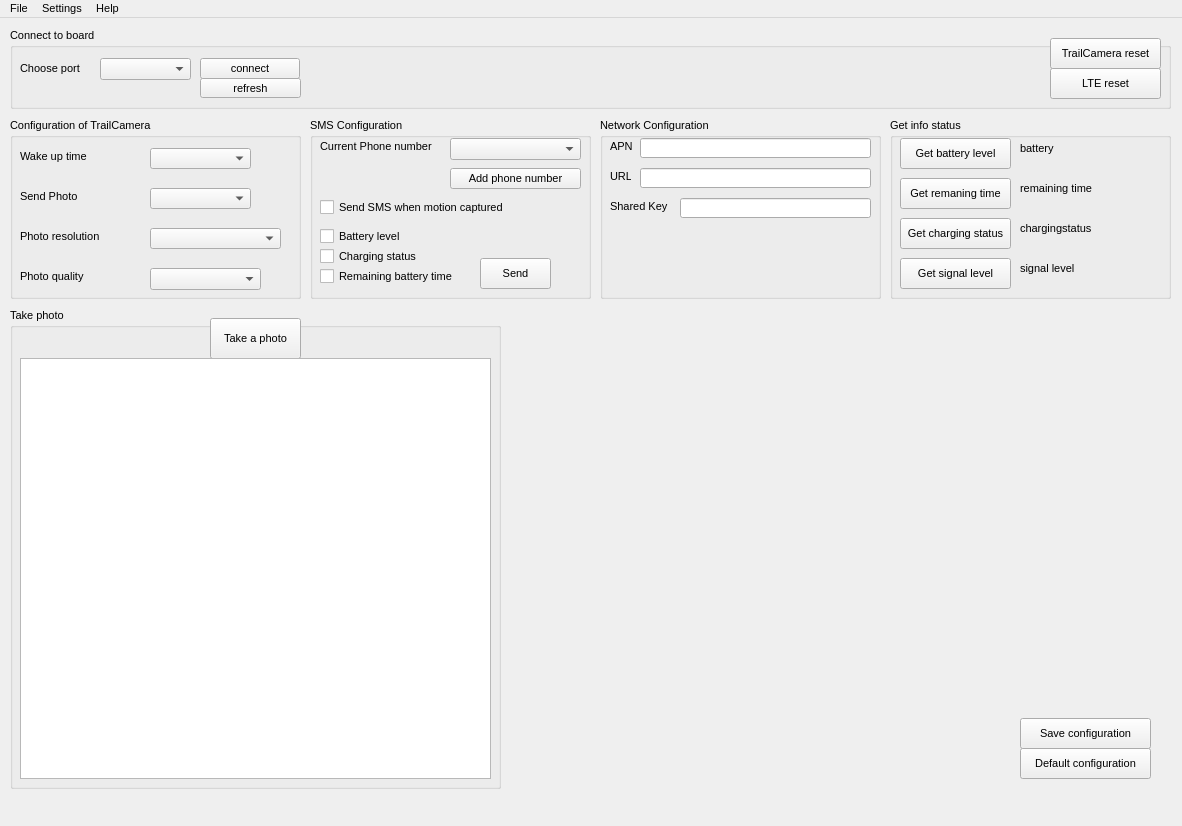
<?xml version="1.0" encoding="UTF-8"?>
<ui version="4.0">
 <class>MainWindow</class>
 <widget class="QMainWindow" name="MainWindow">
  <property name="geometry">
   <rect>
    <x>0</x>
    <y>0</y>
    <width>1182</width>
    <height>826</height>
   </rect>
  </property>
  <property name="sizePolicy">
   <sizepolicy hsizetype="Expanding" vsizetype="Expanding">
    <horstretch>0</horstretch>
    <verstretch>0</verstretch>
   </sizepolicy>
  </property>
  <property name="minimumSize">
   <size>
    <width>200</width>
    <height>400</height>
   </size>
  </property>
  <property name="maximumSize">
   <size>
    <width>1262</width>
    <height>826</height>
   </size>
  </property>
  <property name="font">
   <font>
    <pointsize>8</pointsize>
   </font>
  </property>
  <property name="windowTitle">
   <string notr="true">Config Trail Camera</string>
  </property>
  <property name="locale">
   <locale language="English" country="UnitedStates"/>
  </property>
  <widget class="QWidget" name="centralwidget">
   <widget class="QGroupBox" name="groupCalcType_2">
    <property name="enabled">
     <bool>true</bool>
    </property>
    <property name="geometry">
     <rect>
      <x>10</x>
      <y>10</y>
      <width>1161</width>
      <height>81</height>
     </rect>
    </property>
    <property name="sizePolicy">
     <sizepolicy hsizetype="Preferred" vsizetype="Fixed">
      <horstretch>0</horstretch>
      <verstretch>0</verstretch>
     </sizepolicy>
    </property>
    <property name="minimumSize">
     <size>
      <width>0</width>
      <height>70</height>
     </size>
    </property>
    <property name="sizeIncrement">
     <size>
      <width>0</width>
      <height>0</height>
     </size>
    </property>
    <property name="baseSize">
     <size>
      <width>0</width>
      <height>0</height>
     </size>
    </property>
    <property name="title">
     <string>Connect to board</string>
    </property>
    <widget class="QLabel" name="label_15">
     <property name="enabled">
      <bool>true</bool>
     </property>
     <property name="geometry">
      <rect>
       <x>10</x>
       <y>30</y>
       <width>71</width>
       <height>21</height>
      </rect>
     </property>
     <property name="text">
      <string>Choose port</string>
     </property>
    </widget>
    <widget class="QComboBox" name="portComboBox">
     <property name="geometry">
      <rect>
       <x>90</x>
       <y>30</y>
       <width>91</width>
       <height>22</height>
      </rect>
     </property>
    </widget>
    <widget class="QPushButton" name="connect_butt">
     <property name="geometry">
      <rect>
       <x>190</x>
       <y>30</y>
       <width>100</width>
       <height>21</height>
      </rect>
     </property>
     <property name="sizePolicy">
      <sizepolicy hsizetype="Minimum" vsizetype="Minimum">
       <horstretch>0</horstretch>
       <verstretch>0</verstretch>
      </sizepolicy>
     </property>
     <property name="minimumSize">
      <size>
       <width>100</width>
       <height>15</height>
      </size>
     </property>
     <property name="text">
      <string>connect</string>
     </property>
     <property name="icon">
      <iconset>
       <normaloff>icons/play.png</normaloff>icons/play.png</iconset>
     </property>
     <property name="iconSize">
      <size>
       <width>24</width>
       <height>24</height>
      </size>
     </property>
    </widget>
    <widget class="QPushButton" name="refreshButton">
     <property name="geometry">
      <rect>
       <x>190</x>
       <y>50</y>
       <width>101</width>
       <height>20</height>
      </rect>
     </property>
     <property name="text">
      <string>refresh</string>
     </property>
    </widget>
    <widget class="QPushButton" name="lteRstButt">
     <property name="geometry">
      <rect>
       <x>1040</x>
       <y>40</y>
       <width>111</width>
       <height>31</height>
      </rect>
     </property>
     <property name="text">
      <string>LTE reset</string>
     </property>
    </widget>
    <widget class="QPushButton" name="camRstButt">
     <property name="geometry">
      <rect>
       <x>1040</x>
       <y>10</y>
       <width>111</width>
       <height>31</height>
      </rect>
     </property>
     <property name="text">
      <string>TrailCamera reset</string>
     </property>
    </widget>
   </widget>
   <widget class="QGroupBox" name="groupBox">
    <property name="geometry">
     <rect>
      <x>10</x>
      <y>100</y>
      <width>291</width>
      <height>181</height>
     </rect>
    </property>
    <property name="title">
     <string>Configuration of TrailCamera</string>
    </property>
    <widget class="QLabel" name="label">
     <property name="geometry">
      <rect>
       <x>10</x>
       <y>30</y>
       <width>111</width>
       <height>16</height>
      </rect>
     </property>
     <property name="text">
      <string>Wake up time</string>
     </property>
    </widget>
    <widget class="QComboBox" name="wakeupcomboBox">
     <property name="geometry">
      <rect>
       <x>140</x>
       <y>30</y>
       <width>101</width>
       <height>21</height>
      </rect>
     </property>
    </widget>
    <widget class="QLabel" name="label_2">
     <property name="geometry">
      <rect>
       <x>10</x>
       <y>70</y>
       <width>131</width>
       <height>16</height>
      </rect>
     </property>
     <property name="text">
      <string>Send Photo</string>
     </property>
    </widget>
    <widget class="QLabel" name="label_3">
     <property name="geometry">
      <rect>
       <x>10</x>
       <y>110</y>
       <width>121</width>
       <height>16</height>
      </rect>
     </property>
     <property name="text">
      <string>Photo resolution</string>
     </property>
    </widget>
    <widget class="QComboBox" name="sendPhotoComboBox">
     <property name="geometry">
      <rect>
       <x>140</x>
       <y>70</y>
       <width>101</width>
       <height>21</height>
      </rect>
     </property>
    </widget>
    <widget class="QComboBox" name="resolutioncomboBox">
     <property name="geometry">
      <rect>
       <x>140</x>
       <y>110</y>
       <width>131</width>
       <height>21</height>
      </rect>
     </property>
    </widget>
    <widget class="QLabel" name="label_5">
     <property name="geometry">
      <rect>
       <x>10</x>
       <y>150</y>
       <width>101</width>
       <height>16</height>
      </rect>
     </property>
     <property name="text">
      <string>Photo quality</string>
     </property>
    </widget>
    <widget class="QComboBox" name="qualitycomboBox">
     <property name="geometry">
      <rect>
       <x>140</x>
       <y>150</y>
       <width>111</width>
       <height>22</height>
      </rect>
     </property>
    </widget>
   </widget>
   <widget class="QGroupBox" name="groupBox_3">
    <property name="geometry">
     <rect>
      <x>10</x>
      <y>290</y>
      <width>491</width>
      <height>481</height>
     </rect>
    </property>
    <property name="title">
     <string>Take photo</string>
    </property>
    <widget class="QPushButton" name="takephotopushButton">
     <property name="geometry">
      <rect>
       <x>200</x>
       <y>10</y>
       <width>91</width>
       <height>41</height>
      </rect>
     </property>
     <property name="text">
      <string>Take a photo</string>
     </property>
    </widget>
    <widget class="QGraphicsView" name="photoView">
     <property name="geometry">
      <rect>
       <x>10</x>
       <y>50</y>
       <width>471</width>
       <height>421</height>
      </rect>
     </property>
    </widget>
   </widget>
   <widget class="QGroupBox" name="groupBox_2">
    <property name="geometry">
     <rect>
      <x>310</x>
      <y>100</y>
      <width>281</width>
      <height>181</height>
     </rect>
    </property>
    <property name="title">
     <string>SMS Configuration</string>
    </property>
    <widget class="QLabel" name="label_4">
     <property name="geometry">
      <rect>
       <x>10</x>
       <y>20</y>
       <width>121</width>
       <height>16</height>
      </rect>
     </property>
     <property name="text">
      <string>Current Phone number</string>
     </property>
    </widget>
    <widget class="QPushButton" name="addPhoneNum">
     <property name="geometry">
      <rect>
       <x>140</x>
       <y>50</y>
       <width>131</width>
       <height>21</height>
      </rect>
     </property>
     <property name="text">
      <string>Add phone number</string>
     </property>
    </widget>
    <widget class="QCheckBox" name="batterycheckBox">
     <property name="geometry">
      <rect>
       <x>10</x>
       <y>110</y>
       <width>121</width>
       <height>16</height>
      </rect>
     </property>
     <property name="text">
      <string>Battery level</string>
     </property>
    </widget>
    <widget class="QCheckBox" name="chargingcheckBox">
     <property name="geometry">
      <rect>
       <x>10</x>
       <y>130</y>
       <width>111</width>
       <height>16</height>
      </rect>
     </property>
     <property name="text">
      <string>Charging status</string>
     </property>
    </widget>
    <widget class="QCheckBox" name="batterykifecheckBox">
     <property name="geometry">
      <rect>
       <x>10</x>
       <y>150</y>
       <width>141</width>
       <height>16</height>
      </rect>
     </property>
     <property name="text">
      <string>Remaining battery time</string>
     </property>
    </widget>
    <widget class="QPushButton" name="sendSMSpushButton">
     <property name="geometry">
      <rect>
       <x>170</x>
       <y>140</y>
       <width>71</width>
       <height>31</height>
      </rect>
     </property>
     <property name="text">
      <string>Send</string>
     </property>
    </widget>
    <widget class="QComboBox" name="phoneNumberComboBox">
     <property name="geometry">
      <rect>
       <x>140</x>
       <y>20</y>
       <width>131</width>
       <height>22</height>
      </rect>
     </property>
    </widget>
    <widget class="QCheckBox" name="sendAutoSMScheckBox">
     <property name="geometry">
      <rect>
       <x>10</x>
       <y>80</y>
       <width>251</width>
       <height>18</height>
      </rect>
     </property>
     <property name="text">
      <string>Send SMS when motion captured</string>
     </property>
    </widget>
   </widget>
   <widget class="QGroupBox" name="groupBox_4">
    <property name="geometry">
     <rect>
      <x>600</x>
      <y>100</y>
      <width>281</width>
      <height>181</height>
     </rect>
    </property>
    <property name="title">
     <string>Network Configuration</string>
    </property>
    <widget class="QLabel" name="label_6">
     <property name="geometry">
      <rect>
       <x>10</x>
       <y>20</y>
       <width>41</width>
       <height>16</height>
      </rect>
     </property>
     <property name="text">
      <string>APN</string>
     </property>
    </widget>
    <widget class="QLineEdit" name="apnLineEdit">
     <property name="geometry">
      <rect>
       <x>40</x>
       <y>20</y>
       <width>231</width>
       <height>20</height>
      </rect>
     </property>
     <property name="text">
      <string/>
     </property>
    </widget>
    <widget class="QLineEdit" name="urlLineEdit">
     <property name="geometry">
      <rect>
       <x>40</x>
       <y>50</y>
       <width>231</width>
       <height>20</height>
      </rect>
     </property>
     <property name="text">
      <string/>
     </property>
    </widget>
    <widget class="QLabel" name="label_7">
     <property name="geometry">
      <rect>
       <x>10</x>
       <y>50</y>
       <width>21</width>
       <height>16</height>
      </rect>
     </property>
     <property name="text">
      <string>URL</string>
     </property>
    </widget>
    <widget class="QLabel" name="label_8">
     <property name="geometry">
      <rect>
       <x>10</x>
       <y>80</y>
       <width>71</width>
       <height>16</height>
      </rect>
     </property>
     <property name="text">
      <string>Shared Key</string>
     </property>
    </widget>
    <widget class="QLineEdit" name="sharedKeyLineEdit">
     <property name="geometry">
      <rect>
       <x>80</x>
       <y>80</y>
       <width>191</width>
       <height>20</height>
      </rect>
     </property>
     <property name="text">
      <string/>
     </property>
    </widget>
   </widget>
   <widget class="QPushButton" name="saveConfButton">
    <property name="geometry">
     <rect>
      <x>1020</x>
      <y>700</y>
      <width>131</width>
      <height>31</height>
     </rect>
    </property>
    <property name="text">
     <string>Save configuration</string>
    </property>
   </widget>
   <widget class="QGroupBox" name="groupBox_5">
    <property name="geometry">
     <rect>
      <x>890</x>
      <y>100</y>
      <width>281</width>
      <height>181</height>
     </rect>
    </property>
    <property name="title">
     <string>Get info status</string>
    </property>
    <widget class="QPushButton" name="getbatterypushButton">
     <property name="geometry">
      <rect>
       <x>10</x>
       <y>20</y>
       <width>111</width>
       <height>31</height>
      </rect>
     </property>
     <property name="text">
      <string>Get battery level</string>
     </property>
    </widget>
    <widget class="QLabel" name="batterylabel">
     <property name="geometry">
      <rect>
       <x>130</x>
       <y>20</y>
       <width>91</width>
       <height>21</height>
      </rect>
     </property>
     <property name="text">
      <string>battery</string>
     </property>
    </widget>
    <widget class="QPushButton" name="gettimepushButton">
     <property name="geometry">
      <rect>
       <x>10</x>
       <y>60</y>
       <width>111</width>
       <height>31</height>
      </rect>
     </property>
     <property name="text">
      <string>Get remaning time</string>
     </property>
    </widget>
    <widget class="QPushButton" name="getchargingpushButton">
     <property name="geometry">
      <rect>
       <x>10</x>
       <y>100</y>
       <width>111</width>
       <height>31</height>
      </rect>
     </property>
     <property name="text">
      <string>Get charging status</string>
     </property>
    </widget>
    <widget class="QLabel" name="remaininglabel">
     <property name="geometry">
      <rect>
       <x>130</x>
       <y>60</y>
       <width>101</width>
       <height>21</height>
      </rect>
     </property>
     <property name="text">
      <string>remaining time</string>
     </property>
    </widget>
    <widget class="QLabel" name="charginglabel">
     <property name="geometry">
      <rect>
       <x>130</x>
       <y>100</y>
       <width>111</width>
       <height>21</height>
      </rect>
     </property>
     <property name="text">
      <string>chargingstatus</string>
     </property>
    </widget>
    <widget class="QPushButton" name="getSingalLevelButton">
     <property name="geometry">
      <rect>
       <x>10</x>
       <y>140</y>
       <width>111</width>
       <height>31</height>
      </rect>
     </property>
     <property name="text">
      <string>Get signal level</string>
     </property>
    </widget>
    <widget class="QLabel" name="signalLevellabel">
     <property name="geometry">
      <rect>
       <x>130</x>
       <y>140</y>
       <width>71</width>
       <height>20</height>
      </rect>
     </property>
     <property name="text">
      <string>signal level</string>
     </property>
    </widget>
   </widget>
   <widget class="QPushButton" name="defaultConfButt">
    <property name="geometry">
     <rect>
      <x>1020</x>
      <y>730</y>
      <width>131</width>
      <height>31</height>
     </rect>
    </property>
    <property name="text">
     <string>Default configuration</string>
    </property>
   </widget>
  </widget>
  <widget class="QMenuBar" name="menubar">
   <property name="geometry">
    <rect>
     <x>0</x>
     <y>0</y>
     <width>1182</width>
     <height>21</height>
    </rect>
   </property>
   <widget class="QMenu" name="menuFile">
    <property name="title">
     <string>File</string>
    </property>
    <addaction name="actionExit"/>
   </widget>
   <widget class="QMenu" name="menuHelp">
    <property name="title">
     <string>Help</string>
    </property>
    <addaction name="actionAbout"/>
   </widget>
   <widget class="QMenu" name="menuSettings">
    <property name="title">
     <string>Settings</string>
    </property>
    <addaction name="actionOptions"/>
   </widget>
   <addaction name="menuFile"/>
   <addaction name="menuSettings"/>
   <addaction name="menuHelp"/>
  </widget>
  <widget class="QStatusBar" name="statusbar">
   <property name="sizeGripEnabled">
    <bool>false</bool>
   </property>
  </widget>
  <action name="actionExit">
   <property name="text">
    <string>&amp;Exit</string>
   </property>
   <property name="iconText">
    <string>&amp;Exit</string>
   </property>
   <property name="toolTip">
    <string>Terminate the program and exit.</string>
   </property>
  </action>
  <action name="actionOptions">
   <property name="enabled">
    <bool>false</bool>
   </property>
   <property name="text">
    <string>&amp;Options...</string>
   </property>
  </action>
  <action name="actionAbout">
   <property name="enabled">
    <bool>false</bool>
   </property>
   <property name="text">
    <string>&amp;About</string>
   </property>
  </action>
 </widget>
 <resources/>
 <connections/>
</ui>
